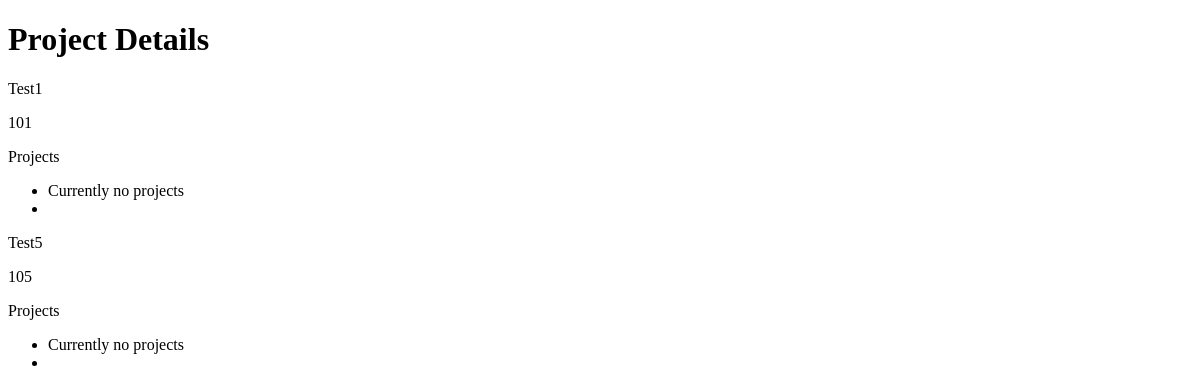
The app's page /empapp/project/, older data.
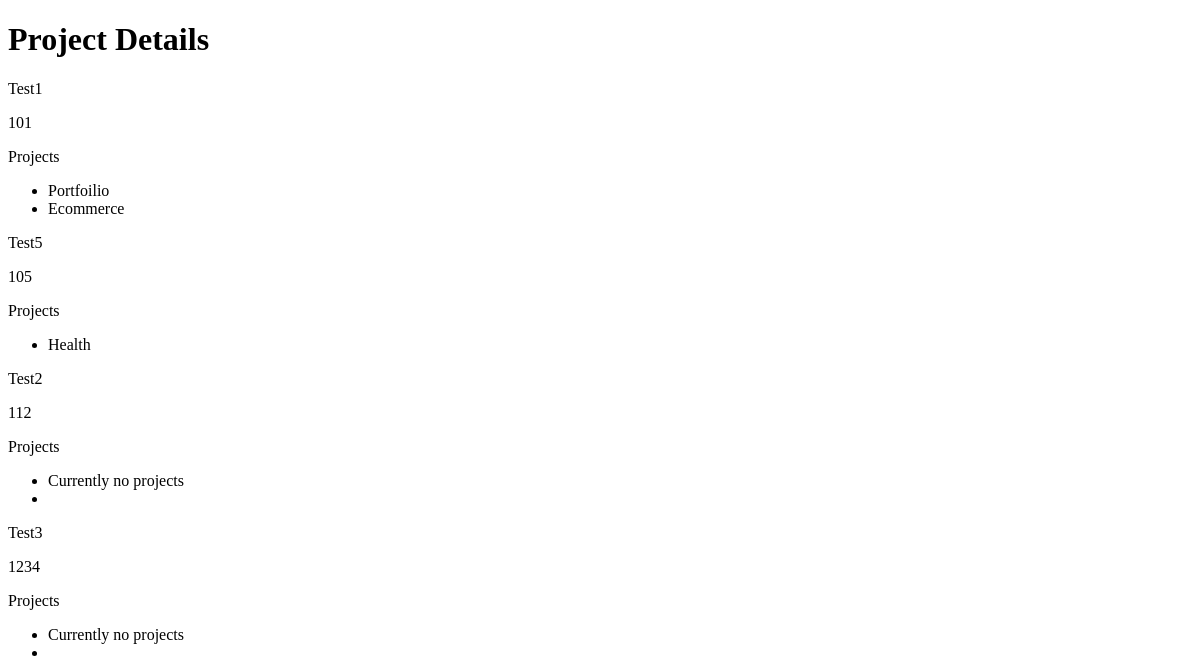
The same page, newer data.
### empapp/models.py (models this page shows, shortened)
class Employee(models.Model):
    name = models.CharField(max_length=50)
    emp_id = models.IntegerField()

class EmployeeProject(models.Model):
    project_name = models.CharField(max_length=30)
    technlogies = models.CharField(max_length=20)
    employee = models.ForeignKey(Employee,on_delete=models.CASCADE,related_name='project')

### empapp/views.py (the view)
# urls.py: path('project/',EmployeeProjectView,name='EmployeeProjectView'),
def EmployeeProjectView(request):
    employeep = Employee.objects.all()
    emp_pro = {'projects':employeep}
    return render(request,'employee_pro.html',emp_pro)

### empapp/templates/employee_pro.html (shortened to what this page needs)
<!DOCTYPE html>
<html lang="en">
<head>
</head>
<body>
    <h1>Project Details</h1>
    {% for emp in projects %}
    <p>{{emp.name}}</p>
    <p>{{emp.emp_id}}</p>
    <p>Projects</p>
     <ul>
        {% for proj in emp.project.all %}
        <li>{{proj.project_name}}</li>
        {% empty %}
        <li>Currently no projects</li>
        <li>{{proj.technlogies}}</li>
        {% endfor %}
     </ul>
    {% endfor %}
</body>
</html>

Row changes from the older to the newer data that the page shows:
shown differently, row unchanged: Employee "Test1": no longer shows "Currently no projects"
added EmployeeProject: project_name "Portfoilio", shown under Employee "Test1"
added EmployeeProject: project_name "Ecommerce", shown under Employee "Test1"
shown differently, row unchanged: Employee "Test5": no longer shows "Currently no projects"
added EmployeeProject: project_name "Health", shown under Employee "Test5"
added Employee: name "Test2", emp_id "112"
added Employee: name "Test3", emp_id "1234"
